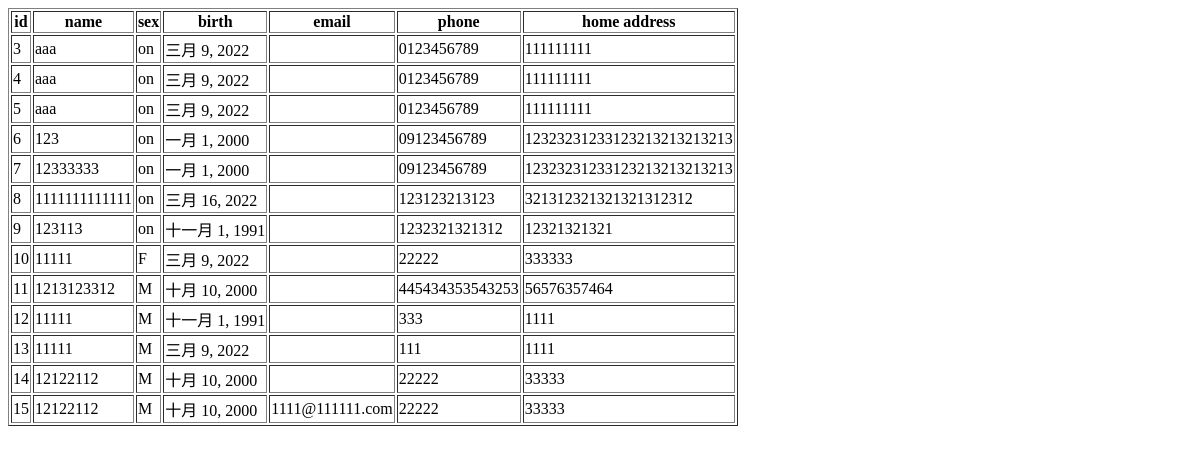
Page /myapp/list_all/ on the earlier database version.
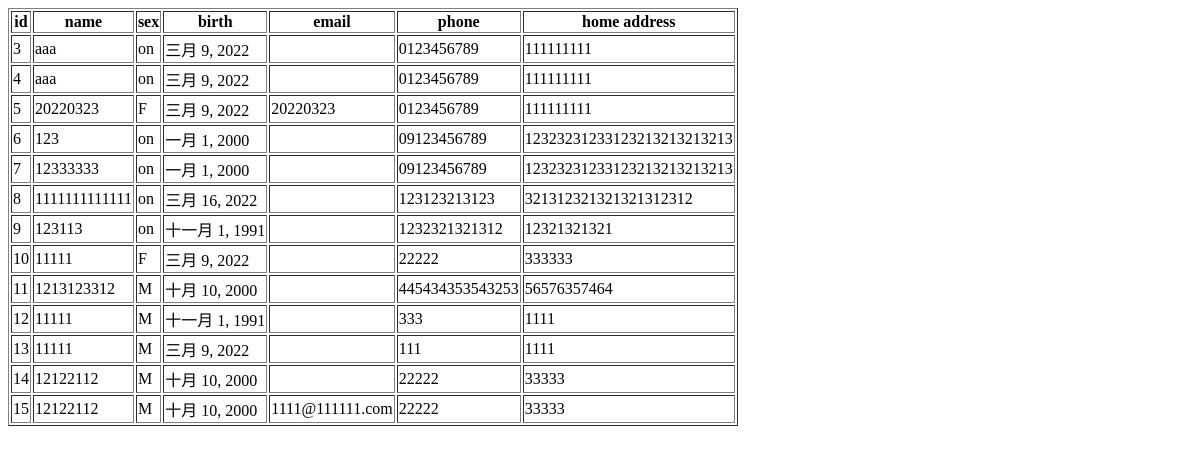
Same page on the later database version.
### myapp/models.py (models this page shows, shortened)
class student(models.Model):
    Name = models.CharField(max_length=20 , null = False)
    Sex = models.CharField(max_length=2,default='M',null = False)
    Birth = models.DateField(null = False)
    Email = models.CharField(max_length=100,blank = True ,null =False,default='')
    Phone = models.CharField(max_length=50,blank=True,default='')
    Home_Address = models.CharField(max_length=100,blank=True,default='')

### myapp/views.py (the view)
# urls.py: path('myapp/list_all/',list_all),
def list_all(request):
    students = student.objects.all().order_by('id')
    return render(request,'myapp/list_all.html',locals())

### templates/myapp/list_all.html (shortened to what this page needs)
<!DOCTYPE html>
<html lang = 'en'>
<head>
    <meata charset ="UTF-8">
</head>
<body>
    <table border="1">
        <th>id</th>
        <th>name</th>
        <th>sex</th>
        <th>birth</th>
        <th>email</th>
        <th>phone</th>
        <th>home address</th>
    {% for s in students %}
        <tr>
            <td>{{s.id}}</td>
            <td>{{s.Name}}</td>
            <td>{{s.Sex}}</td>
            <td>{{s.Birth}}</td>
            <td>{{s.Email}}</td>
            <td>{{s.Phone}}</td>
            <td>{{s.Home_Address}}</td>
        </tr>
    {% endfor %}
    </table>
</body>
</html>

Differences in the rows shown:
changed student id 5: Name "aaa" → "20220323"; Sex "on" → "F"; Email (not shown) → "20220323"
